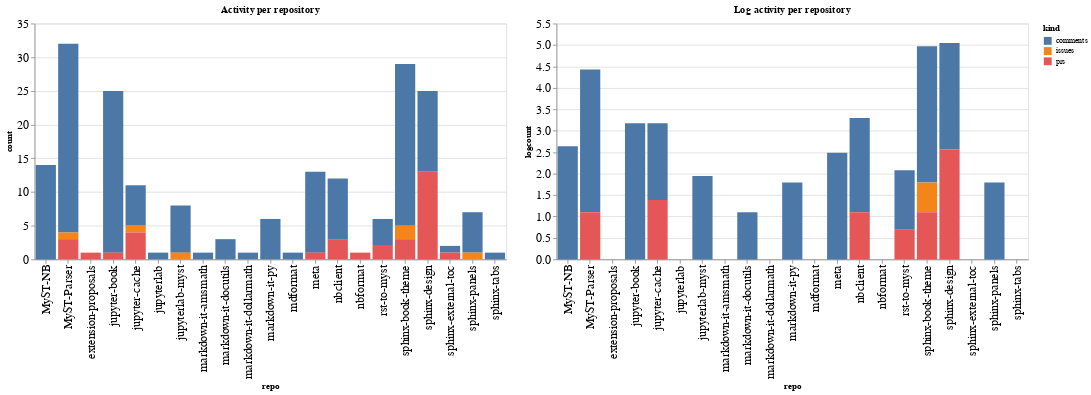

Source (notebook cell):
### Code cell
ch1 = alt.Chart(repo_summaries, width=600, title="Activity per repository").mark_bar().encode(
    x='repo',
    y='count',
    color='kind',
    tooltip="kind"
)

ch2 = alt.Chart(repo_summaries, width=600, title="Log activity per repository").mark_bar().encode(
    x='repo',
    y='logcount',
    color='kind',
    tooltip="kind"
)

ch1 | ch2

### Figure 1 — Vega-Lite specification as saved in the notebook (floating-point values rounded to 4 significant figures)
{"config": {"axisLeft": {"labelFontSize": 15}, "axisBottom": {"labelFontSize": 15}}, "hconcat": [{"mark": "bar", "encoding": {"color": {"type": "nominal", "field": "kind"}, "tooltip": {"type": "nominal", "field": "kind"}, "x": {"type": "nominal", "field": "repo"}, "y": {"type": "quantitative", "field": "count"}}, "title": "Activity per repository", "width": 600}, {"mark": "bar", "encoding": {"color": {"type": "nominal", "field": "kind"}, "tooltip": {"type": "nominal", "field": "kind"}, "x": {"type": "nominal", "field": "repo"}, "y": {"type": "quantitative", "field": "logcount"}}, "title": "Log activity per repository", "width": 600}], "data": {"name": "data-9e07fb16c085ac1bcd778fa3586f372d"}, "$schema": "https://vega.github.io/schema/vega-lite/v4.8.1.json", "datasets": {"data-9e07fb16c085ac1bcd778fa3586f372d": [{"repo": "MyST-NB", "kind": "comments", "count": 14, "logcount": 2.639}, {"repo": "MyST-Parser", "kind": "comments", "count": 28, "logcount": 3.332}, {"repo": "MyST-Parser", "kind": "issues", "count": 1, "logcount": 0.0}, {"repo": "MyST-Parser", "kind": "prs", "count": 3, "logcount": 1.099}, {"repo": "extension-proposals", "kind": "prs", "count": 1, "logcount": 0.0}, {"repo": "jupyter-book", "kind": "comments", "count": 24, "logcount": 3.178}, {"repo": "jupyter-book", "kind": "prs", "count": 1, "logcount": 0.0}, {"repo": "jupyter-cache", "kind": "comments", "count": 6, "logcount": 1.792}, {"repo": "jupyter-cache", "kind": "issues", "count": 1, "logcount": 0.0}, {"repo": "jupyter-cache", "kind": "prs", "count": 4, "logcount": 1.386}, {"repo": "jupyterlab", "kind": "comments", "count": 1, "logcount": 0.0}, {"repo": "jupyterlab-myst", "kind": "comments", "count": 7, "logcount": 1.946}, {"repo": "jupyterlab-myst", "kind": "issues", "count": 1, "logcount": 0.0}, {"repo": "markdown-it-amsmath", "kind": "comments", "count": 1, "logcount": 0.0}, {"repo": "markdown-it-docutils", "kind": "comments", "count": 3, "logcount": 1.099}, {"repo": "markdown-it-dollarmath", "kind": "comments", "count": 1, "logcount": 0.0}, {"repo": "markdown-it-py", "kind": "comments", "count": 6, "logcount": 1.792}, {"repo": "mdformat", "kind": "comments", "count": 1, "logcount": 0.0}, {"repo": "meta", "kind": "comments", "count": 12, "logcount": 2.485}, {"repo": "meta", "kind": "prs", "count": 1, "logcount": 0.0}, {"repo": "nbclient", "kind": "comments", "count": 9, "logcount": 2.197}, {"repo": "nbclient", "kind": "prs", "count": 3, "logcount": 1.099}, {"repo": "nbformat", "kind": "prs", "count": 1, "logcount": 0.0}, {"repo": "rst-to-myst", "kind": "comments", "count": 4, "logcount": 1.386}, {"repo": "rst-to-myst", "kind": "prs", "count": 2, "logcount": 0.6931}, {"repo": "sphinx-book-theme", "kind": "comments", "count": 24, "logcount": 3.178}, {"repo": "sphinx-book-theme", "kind": "issues", "count": 2, "logcount": 0.6931}, {"repo": "sphinx-book-theme", "kind": "prs", "count": 3, "logcount": 1.099}, {"repo": "sphinx-design", "kind": "comments", "count": 12, "logcount": 2.485}, {"repo": "sphinx-design", "kind": "prs", "count": 13, "logcount": 2.565}, {"repo": "sphinx-external-toc", "kind": "comments", "count": 1, "logcount": 0.0}, {"repo": "sphinx-external-toc", "kind": "prs", "count": 1, "logcount": 0.0}, {"repo": "sphinx-panels", "kind": "comments", "count": 6, "logcount": 1.792}, {"repo": "sphinx-panels", "kind": "issues", "count": 1, "logcount": 0.0}, {"repo": "sphinx-tabs", "kind": "comments", "count": 1, "logcount": 0.0}]}}
